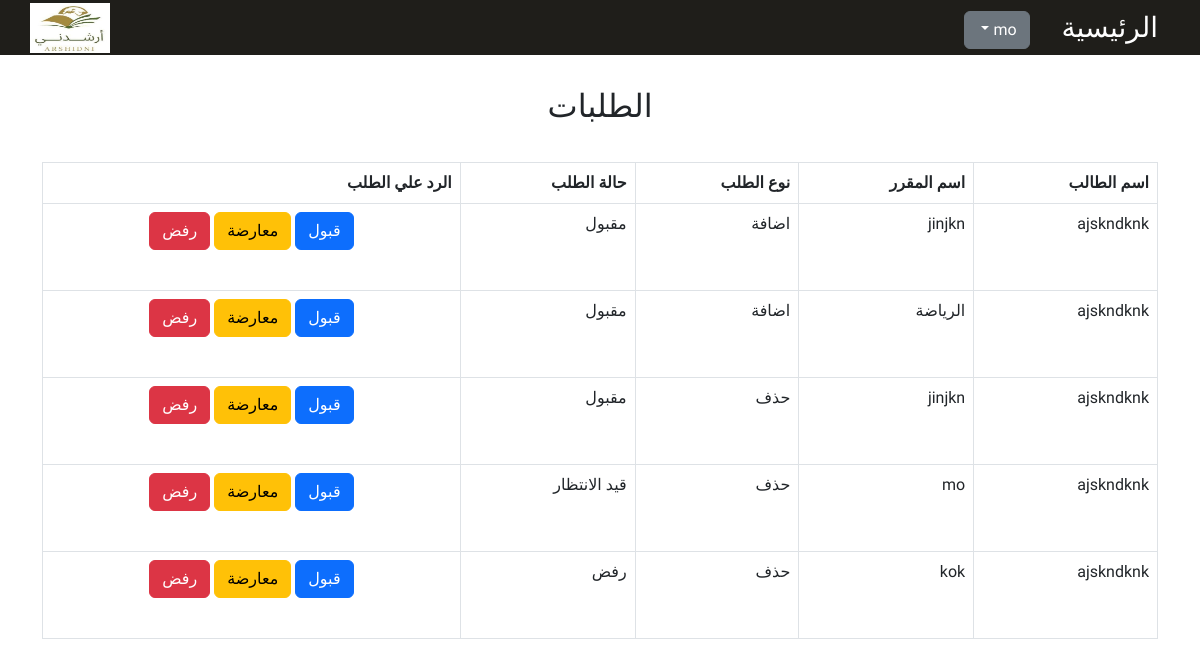
The page /dashboard/orders.php (signed in) on the database its author committed.
### tables this page shows
CREATE TABLE `orders` (
  `id` int(11) NOT NULL,
  `course_name` varchar(300) NOT NULL,
  `course_id` varchar(300) NOT NULL,
  `course_hours` int(11) NOT NULL,
  `student_id` int(11) NOT NULL,
  `order_type` varchar(255) NOT NULL DEFAULT 'اضافة',
  `order_status` varchar(255) NOT NULL DEFAULT 'قيد الانتظار'
);

CREATE TABLE `students` (
  `id` int(11) NOT NULL,
  `name` varchar(255) NOT NULL,
  `email` varchar(255) NOT NULL,
  `password` text NOT NULL,
  `department` varchar(255) NOT NULL,
  `university_id` int(11) NOT NULL,
  `phone` varchar(300) NOT NULL
);

### dashboard/lib.php (called while the page is built, shortened)
<?php
function ShowOrders(){
    $co = mysqli_connect("localhost","root","","system");
    $qu = "CALL `Showorders`()";
    $q = mysqli_query($co,$qu);
    $Orders=[];
    while($res = mysqli_fetch_assoc($q)){
        $Orders[]=$res;
    }
    return $Orders;
}

### dashboard/orders.php (the view, shortened to what this page needs)
<?php
require_once("lib.php");
$Orders = ShowOrders();
?>
<!DOCTYPE html>
<html dir="rtl" lang="ar">
<head>
    <link rel="stylesheet" href="../assets/css/index.css" />
    <link href="https://cdn.jsdelivr.net/npm/bootstrap@5.2.1/dist/css/bootstrap.min.css" rel="stylesheet" />
</head>
<body>
<nav>
        <div class="nav container">
            <div class="items mt-3">
                <a href="index.php">
                    <h3>الرئيسية</h3>
                </a>
                <div class="dropdown">
                    <button class="btn btn-secondary dropdown-toggle" type="button" data-bs-toggle="dropdown" aria-expanded="false">
                        </button>
                    </div>
            </div>
            <div class="logo py-2">
                <a href="index.php"><img src="../assets/imgs/logo.jpeg" style="height: 50px;" alt="" /></a>
            </div>
        </div>
    </nav>
    <article class="talabat">
        <div>
            <h2>الطلبات</h2>
        </div>
        <div class="container">
            <table class="table table-bordered">
                <thead>
                    <tr>
                        <th>اسم الطالب</th>
                        <th>اسم المقرر</th>
                        <th>نوع الطلب</th>
                        <th>حالة الطلب</th>
                        <th>الرد علي الطلب</th>
                    </tr>
                </thead>
                <tbody>
                <?php foreach($Orders as $Order): ?>
                    <tr>
                      <td><?= $Order["student_name"] ?></td>
                      <td><?= $Order["course_name"] ?></td>
                      <td><?= $Order["order_type"] ?></td>
                      <td><?= $Order["order_status"] ?></td>
                      <td>
                        <form action="orders.php" method="post">
                          <input type="submit" class="btn btn-primary" value="قبول" name="ans">
                          <input type="submit" class="btn btn-warning" value="معارضة" name="warning">
                          <input type="submit" class="btn btn-danger" value="رفض" name="rejected">
                        </form>
                      </td>
                    </tr>
                <?php endforeach; ?>
                </tbody>
            </table>
        </div>
    </article>
</body>
</html>

### assets/css/index.css (style rules this page uses)
:root { --primaryColor: #d3a930; --secondColor: #027466; --mainWhite: #fff; --offWhite: #f8f9fc; --mainBlack: #1f1e1a; --gray: #e9ecef; }
* { margin: 0; padding: 0; box-sizing: border-box; }
a { color: unset !important; text-decoration: none !important; }
body { font-family: "Tajawal", sans-serif !important; font-size: 1rem; line-height: 1.4; background: var(--offWhite); }
nav { display: flex; background: var(--mainBlack); color: var(--mainWhite); height: 55px; align-items: center; padding: 0 1rem; }
.nav { display: flex; justify-content: space-between; }
.nav> :first-child { display: flex; gap: 2rem; }
.logo { width: 80px; }
.logo img { width: 100%; }
.talabat> :first-child { text-align: center; margin-top: 1.5rem; display: flex; align-items: center; justify-content: center; gap: 1rem; }
.talabat> :first-child> :last-child { margin-top: 0.5rem; transition: all 0.5s ease; }
.talabat> :last-child { margin-top: 1.8rem; }
form { width: 95%; margin: auto; text-align: center; }
@media only screen and (min-width: 400px) { form .btn { margin-bottom: 1rem; } }
@media only screen and (min-width: 800px) { form .btn { margin-bottom: 2rem; } }

### rows shown on the page
orders: student.name "ajskndknk", course_name "jinjkn", order_type "اضافة", order_status "مقبول"
orders: student.name "ajskndknk", course_name "الرياضة", order_type "اضافة", order_status "مقبول"
orders: student.name "ajskndknk", course_name "jinjkn", order_type "حذف", order_status "مقبول"
orders: student.name "ajskndknk", course_name "mo", order_type "حذف", order_status "قيد الانتظار"
orders: student.name "ajskndknk", course_name "kok", order_type "حذف", order_status "رفض"
